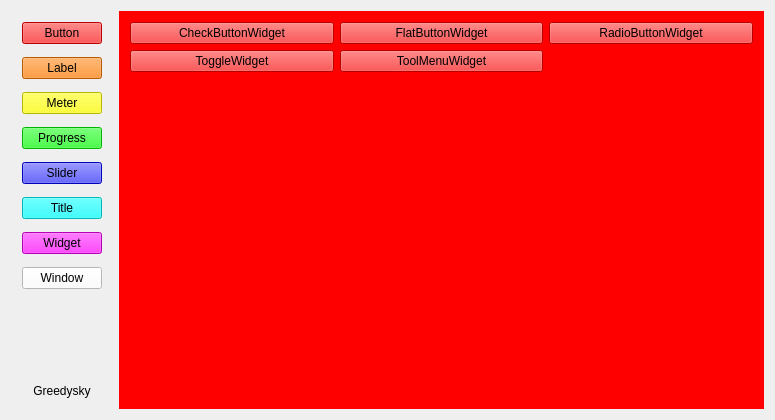
<?xml version="1.0" encoding="UTF-8"?>
<ui version="4.0">
 <class>MainWindow</class>
 <widget class="QMainWindow" name="MainWindow">
  <property name="geometry">
   <rect>
    <x>0</x>
    <y>0</y>
    <width>775</width>
    <height>420</height>
   </rect>
  </property>
  <property name="windowTitle">
   <string>TTKWidgetTools</string>
  </property>
  <property name="windowIcon">
   <iconset resource="../TTKQrc/WidgetTools.qrc">
    <normaloff>:/image/lb_app_logo</normaloff>:/image/lb_app_logo</iconset>
  </property>
  <widget class="QWidget" name="centralWidget">
   <layout class="QHBoxLayout" name="horizontalLayout">
    <item>
     <widget class="QWidget" name="functionListWidget" native="true">
      <property name="minimumSize">
       <size>
        <width>100</width>
        <height>0</height>
       </size>
      </property>
      <layout class="QVBoxLayout" name="verticalLayout">
       <property name="spacing">
        <number>13</number>
       </property>
       <item>
        <widget class="QPushButton" name="ButtonType">
         <property name="styleSheet">
          <string notr="true">background:#FF0000</string>
         </property>
         <property name="text">
          <string>Button</string>
         </property>
        </widget>
       </item>
       <item>
        <widget class="QPushButton" name="LabelType">
         <property name="styleSheet">
          <string notr="true">background:#FF7D00</string>
         </property>
         <property name="text">
          <string>Label</string>
         </property>
        </widget>
       </item>
       <item>
        <widget class="QPushButton" name="MeterType">
         <property name="styleSheet">
          <string notr="true">background:#FFFF00</string>
         </property>
         <property name="text">
          <string>Meter</string>
         </property>
        </widget>
       </item>
       <item>
        <widget class="QPushButton" name="ProgressType">
         <property name="styleSheet">
          <string notr="true">background:#00FF00</string>
         </property>
         <property name="text">
          <string>Progress</string>
         </property>
        </widget>
       </item>
       <item>
        <widget class="QPushButton" name="SliderType">
         <property name="styleSheet">
          <string notr="true">background:#0000FF</string>
         </property>
         <property name="text">
          <string>Slider</string>
         </property>
        </widget>
       </item>
       <item>
        <widget class="QPushButton" name="TitleType">
         <property name="styleSheet">
          <string notr="true">background:#00FFFF</string>
         </property>
         <property name="text">
          <string>Title</string>
         </property>
        </widget>
       </item>
       <item>
        <widget class="QPushButton" name="WidgetType">
         <property name="styleSheet">
          <string notr="true">background:#FF00FF</string>
         </property>
         <property name="text">
          <string>Widget</string>
         </property>
        </widget>
       </item>
       <item>
        <widget class="QPushButton" name="WindowType">
         <property name="styleSheet">
          <string notr="true">background:#FFFFFF</string>
         </property>
         <property name="text">
          <string>Window</string>
         </property>
        </widget>
       </item>
       <item>
        <spacer name="verticalSpacer">
         <property name="orientation">
          <enum>Qt::Vertical</enum>
         </property>
         <property name="sizeHint" stdset="0">
          <size>
           <width>20</width>
           <height>40</height>
          </size>
         </property>
        </spacer>
       </item>
       <item>
        <widget class="QLabel" name="label">
         <property name="text">
          <string>Greedysky</string>
         </property>
         <property name="alignment">
          <set>Qt::AlignCenter</set>
         </property>
        </widget>
       </item>
      </layout>
     </widget>
    </item>
    <item>
     <widget class="QStackedWidget" name="containerWidget">
      <property name="styleSheet">
       <string notr="true"/>
      </property>
      <widget class="QWidget" name="ButtonPage">
       <property name="styleSheet">
        <string notr="true">background:#FF0000</string>
       </property>
       <layout class="QGridLayout" name="gridLayout_1">
        <item row="0" column="0">
         <widget class="QPushButton" name="checkButtonWidget">
          <property name="text">
           <string>CheckButtonWidget</string>
          </property>
         </widget>
        </item>
        <item row="0" column="1">
         <widget class="QPushButton" name="flatButtonWidget">
          <property name="text">
           <string>FlatButtonWidget</string>
          </property>
         </widget>
        </item>
        <item row="0" column="2">
         <widget class="QPushButton" name="radioButtonWidget">
          <property name="text">
           <string>RadioButtonWidget</string>
          </property>
         </widget>
        </item>
        <item row="1" column="0">
         <widget class="QPushButton" name="toggleWidget">
          <property name="text">
           <string>ToggleWidget</string>
          </property>
         </widget>
        </item>
        <item row="1" column="1">
         <widget class="QPushButton" name="toolMenuWidget">
          <property name="text">
           <string>ToolMenuWidget</string>
          </property>
         </widget>
        </item>
        <item row="2" column="0">
         <spacer name="verticalSpacer_1">
          <property name="orientation">
           <enum>Qt::Vertical</enum>
          </property>
          <property name="sizeHint" stdset="0">
           <size>
            <width>20</width>
            <height>40</height>
           </size>
          </property>
         </spacer>
        </item>
       </layout>
      </widget>
      <widget class="QWidget" name="LabelPage">
       <property name="styleSheet">
        <string notr="true">background:#FF7D00</string>
       </property>
       <layout class="QGridLayout" name="gridLayout_2">
        <item row="0" column="0">
         <widget class="QPushButton" name="circleClickPlane">
          <property name="text">
           <string>CircleClickPlane</string>
          </property>
         </widget>
        </item>
        <item row="0" column="1">
         <widget class="QPushButton" name="codeAreaWidget">
          <property name="text">
           <string>CodeAreaWidget</string>
          </property>
         </widget>
        </item>
        <item row="0" column="2">
         <widget class="QPushButton" name="grabItemWidget">
          <property name="text">
           <string>GrabItemWidget</string>
          </property>
         </widget>
        </item>
        <item row="1" column="0">
         <widget class="QPushButton" name="marqueeWidget">
          <property name="text">
           <string>MarqueeWidget</string>
          </property>
         </widget>
        </item>
        <item row="1" column="1">
         <widget class="QPushButton" name="roundAnimationLabel">
          <property name="text">
           <string>RoundAnimationLabel</string>
          </property>
         </widget>
        </item>
        <item row="1" column="2">
         <widget class="QPushButton" name="splitItemLabel">
          <property name="text">
           <string>SplitItemLabel</string>
          </property>
         </widget>
        </item>
        <item row="2" column="0">
         <widget class="QPushButton" name="toastLabel">
          <property name="text">
           <string>ToastLabel</string>
          </property>
         </widget>
        </item>
        <item row="2" column="1">
         <widget class="QPushButton" name="transitionAnimationLabel">
          <property name="text">
           <string>TransitionAnimationLabel</string>
          </property>
         </widget>
        </item>
        <item row="3" column="0">
         <spacer name="verticalSpacer_2">
          <property name="orientation">
           <enum>Qt::Vertical</enum>
          </property>
          <property name="sizeHint" stdset="0">
           <size>
            <width>20</width>
            <height>40</height>
           </size>
          </property>
         </spacer>
        </item>
       </layout>
      </widget>
      <widget class="QWidget" name="MeterPage">
       <property name="styleSheet">
        <string notr="true">background:#FFFF00</string>
       </property>
       <layout class="QGridLayout" name="gridLayout_3">
        <item row="0" column="0">
         <widget class="QPushButton" name="paintMeterWidget">
          <property name="text">
           <string>PaintMeterWidget</string>
          </property>
         </widget>
        </item>
        <item row="0" column="1">
         <widget class="QPushButton" name="radarMeterWidget">
          <property name="text">
           <string>RadarMeterWidget</string>
          </property>
         </widget>
        </item>
        <item row="0" column="2">
         <widget class="QPushButton" name="speedMeterWidget">
          <property name="text">
           <string>SpeedMeterWidget</string>
          </property>
         </widget>
        </item>
        <item row="1" column="0">
         <widget class="QPushButton" name="timeMeterWidget">
          <property name="text">
           <string>TimeMeterWidget</string>
          </property>
         </widget>
        </item>
        <item row="2" column="0">
         <spacer name="verticalSpacer_3">
          <property name="orientation">
           <enum>Qt::Vertical</enum>
          </property>
          <property name="sizeHint" stdset="0">
           <size>
            <width>20</width>
            <height>40</height>
           </size>
          </property>
         </spacer>
        </item>
       </layout>
      </widget>
      <widget class="QWidget" name="ProgressPage">
       <property name="styleSheet">
        <string notr="true">background:#00FF00</string>
       </property>
       <layout class="QGridLayout" name="gridLayout_4">
        <item row="0" column="0">
         <widget class="QPushButton" name="animationProgressWidget">
          <property name="text">
           <string>AnimationProgressWidget</string>
          </property>
         </widget>
        </item>
        <item row="0" column="1">
         <widget class="QPushButton" name="circularProgressWidget">
          <property name="text">
           <string>CircularProgressWidget</string>
          </property>
         </widget>
        </item>
        <item row="0" column="2">
         <widget class="QPushButton" name="gifLabelWidget">
          <property name="text">
           <string>GifLabelWidget</string>
          </property>
         </widget>
        </item>
        <item row="1" column="0">
         <widget class="QPushButton" name="progressCircleWidget">
          <property name="text">
           <string>ProgressCircleWidget</string>
          </property>
         </widget>
        </item>
        <item row="1" column="1">
         <widget class="QPushButton" name="progressWidget">
          <property name="text">
           <string>ProgressWidget</string>
          </property>
         </widget>
        </item>
        <item row="1" column="2">
         <widget class="QPushButton" name="radiusProgressWidget">
          <property name="text">
           <string>RadiusProgressWidget</string>
          </property>
         </widget>
        </item>
        <item row="2" column="0">
         <widget class="QPushButton" name="ringsMapProgressWidget">
          <property name="text">
           <string>RingsMapProgressWidget</string>
          </property>
         </widget>
        </item>
        <item row="2" column="1">
         <widget class="QPushButton" name="ringsProgressWidget">
          <property name="text">
           <string>RingsProgressWidget</string>
          </property>
         </widget>
        </item>
        <item row="2" column="2">
         <widget class="QPushButton" name="roundProgressWidget">
          <property name="text">
           <string>RoundProgressWidget</string>
          </property>
         </widget>
        </item>
        <item row="3" column="0">
         <widget class="QPushButton" name="loadingWidget">
          <property name="text">
           <string>LoadingWidget</string>
          </property>
         </widget>
        </item>
        <item row="4" column="0">
         <spacer name="verticalSpacer_4">
          <property name="orientation">
           <enum>Qt::Vertical</enum>
          </property>
          <property name="sizeHint" stdset="0">
           <size>
            <width>20</width>
            <height>40</height>
           </size>
          </property>
         </spacer>
        </item>
       </layout>
      </widget>
      <widget class="QWidget" name="SliderPage">
       <property name="styleSheet">
        <string notr="true">background:#0000FF</string>
       </property>
       <layout class="QGridLayout" name="gridLayout_5">
        <item row="0" column="0">
         <widget class="QPushButton" name="movingLabelSlider">
          <property name="text">
           <string>MovingLabelSlider</string>
          </property>
         </widget>
        </item>
        <item row="0" column="1">
         <widget class="QPushButton" name="shiningSlider">
          <property name="text">
           <string>ShiningSlider</string>
          </property>
         </widget>
        </item>
        <item row="0" column="2">
         <widget class="QPushButton" name="sliderWidget">
          <property name="text">
           <string>SliderWidget</string>
          </property>
         </widget>
        </item>
        <item row="1" column="0">
         <spacer name="verticalSpacer_5">
          <property name="orientation">
           <enum>Qt::Vertical</enum>
          </property>
          <property name="sizeHint" stdset="0">
           <size>
            <width>20</width>
            <height>40</height>
           </size>
          </property>
         </spacer>
        </item>
       </layout>
      </widget>
      <widget class="QWidget" name="TitlePage">
       <property name="styleSheet">
        <string notr="true">background:#00FFFF</string>
       </property>
       <layout class="QGridLayout" name="gridLayout_6">
        <item row="0" column="0">
         <widget class="QPushButton" name="functionAnimationHWidget">
          <property name="text">
           <string>FunctionAnimationHWidget</string>
          </property>
         </widget>
        </item>
        <item row="0" column="1">
         <widget class="QPushButton" name="functionAnimationVWidget">
          <property name="text">
           <string>FunctionAnimationVWidget</string>
          </property>
         </widget>
        </item>
        <item row="0" column="2">
         <widget class="QPushButton" name="functionListHWidget">
          <property name="text">
           <string>FunctionListHWidget</string>
          </property>
         </widget>
        </item>
        <item row="1" column="0">
         <widget class="QPushButton" name="functionListVWidget">
          <property name="text">
           <string>FunctionListVWidget</string>
          </property>
         </widget>
        </item>
        <item row="1" column="1">
         <widget class="QPushButton" name="functionToolboxWidget">
          <property name="text">
           <string>FunctionToolboxWidget</string>
          </property>
         </widget>
        </item>
        <item row="2" column="0">
         <spacer name="verticalSpacer_6">
          <property name="orientation">
           <enum>Qt::Vertical</enum>
          </property>
          <property name="sizeHint" stdset="0">
           <size>
            <width>20</width>
            <height>40</height>
           </size>
          </property>
         </spacer>
        </item>
       </layout>
      </widget>
      <widget class="QWidget" name="WidgetPage">
       <property name="styleSheet">
        <string notr="true">background:#FF00FF</string>
       </property>
       <layout class="QGridLayout" name="gridLayout_7">
        <item row="0" column="0">
         <widget class="QPushButton" name="animationStackedWidget">
          <property name="text">
           <string>AnimationStackedWidget</string>
          </property>
         </widget>
        </item>
        <item row="0" column="1">
         <widget class="QPushButton" name="animation2StackedWidget">
          <property name="text">
           <string>Animation2StackedWidget</string>
          </property>
         </widget>
        </item>
        <item row="0" column="2">
         <widget class="QPushButton" name="colorTablePlane">
          <property name="text">
           <string>ColorTablePlane</string>
          </property>
         </widget>
        </item>
        <item row="1" column="0">
         <widget class="QPushButton" name="layoutAnimationWidget">
          <property name="text">
           <string>LayoutAnimationWidget</string>
          </property>
         </widget>
        </item>
        <item row="1" column="1">
         <widget class="QPushButton" name="lineEditWidget">
          <property name="text">
           <string>LineEditWidget</string>
          </property>
         </widget>
        </item>
        <item row="1" column="2">
         <widget class="QPushButton" name="pictureBannerWidget">
          <property name="text">
           <string>PictureBannerWidget</string>
          </property>
         </widget>
        </item>
        <item row="2" column="0">
         <widget class="QPushButton" name="pictureFlowWidget">
          <property name="text">
           <string>PictureFlowWidget</string>
          </property>
         </widget>
        </item>
        <item row="2" column="1">
         <widget class="QPushButton" name="smoothMovingTableWidget">
          <property name="text">
           <string>SmoothMovingTableWidget</string>
          </property>
         </widget>
        </item>
        <item row="3" column="0">
         <spacer name="verticalSpacer_7">
          <property name="orientation">
           <enum>Qt::Vertical</enum>
          </property>
          <property name="sizeHint" stdset="0">
           <size>
            <width>20</width>
            <height>40</height>
           </size>
          </property>
         </spacer>
        </item>
       </layout>
      </widget>
      <widget class="QWidget" name="WindowPage">
       <property name="styleSheet">
        <string notr="true">background:#FFFFFF</string>
       </property>
       <layout class="QGridLayout" name="gridLayout_8">
        <item row="0" column="0">
         <widget class="QPushButton" name="colorDialog">
          <property name="text">
           <string>ColorDialog</string>
          </property>
         </widget>
        </item>
        <item row="0" column="1">
         <widget class="QPushButton" name="moveDialog">
          <property name="text">
           <string>MoveDialog</string>
          </property>
         </widget>
        </item>
        <item row="0" column="2">
         <widget class="QPushButton" name="moveResizeWidget">
          <property name="text">
           <string>MoveResizeWidget</string>
          </property>
         </widget>
        </item>
        <item row="1" column="0">
         <widget class="QPushButton" name="moveWidget">
          <property name="text">
           <string>MoveWidget</string>
          </property>
         </widget>
        </item>
        <item row="2" column="0">
         <spacer name="verticalSpacer_8">
          <property name="orientation">
           <enum>Qt::Vertical</enum>
          </property>
          <property name="sizeHint" stdset="0">
           <size>
            <width>20</width>
            <height>40</height>
           </size>
          </property>
         </spacer>
        </item>
       </layout>
      </widget>
     </widget>
    </item>
   </layout>
  </widget>
 </widget>
 <layoutdefault spacing="6" margin="11"/>
 <resources>
  <include location="../TTKQrc/WidgetTools.qrc"/>
 </resources>
 <connections/>
</ui>
